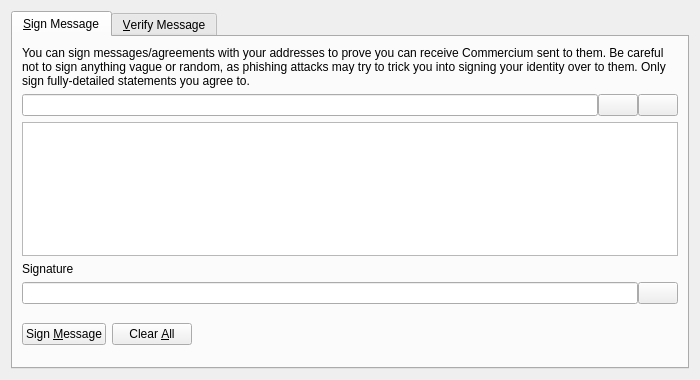
<?xml version="1.0" encoding="UTF-8"?>
<ui version="4.0">
 <class>SignVerifyMessageDialog</class>
 <widget class="QDialog" name="SignVerifyMessageDialog">
  <property name="geometry">
   <rect>
    <x>0</x>
    <y>0</y>
    <width>700</width>
    <height>380</height>
   </rect>
  </property>
  <property name="windowTitle">
   <string>Signatures - Sign / Verify a Message</string>
  </property>
  <property name="modal">
   <bool>true</bool>
  </property>
  <layout class="QVBoxLayout" name="verticalLayout">
   <item>
    <widget class="QTabWidget" name="tabWidget">
     <property name="currentIndex">
      <number>0</number>
     </property>
     <widget class="QWidget" name="tabSignMessage">
      <attribute name="title">
       <string>&amp;Sign Message</string>
      </attribute>
      <layout class="QVBoxLayout" name="verticalLayout_SM">
       <item>
        <widget class="QLabel" name="infoLabel_SM">
         <property name="text">
          <string>You can sign messages/agreements with your addresses to prove you can receive Commercium sent to them. Be careful not to sign anything vague or random, as phishing attacks may try to trick you into signing your identity over to them. Only sign fully-detailed statements you agree to.</string>
         </property>
         <property name="textFormat">
          <enum>Qt::PlainText</enum>
         </property>
         <property name="wordWrap">
          <bool>true</bool>
         </property>
        </widget>
       </item>
       <item>
        <layout class="QHBoxLayout" name="horizontalLayout_1_SM">
         <property name="spacing">
          <number>0</number>
         </property>
         <item>
          <widget class="QValidatedLineEdit" name="addressIn_SM">
           <property name="toolTip">
            <string>The Commercium address to sign the message with</string>
           </property>
          </widget>
         </item>
         <item>
          <widget class="QPushButton" name="addressBookButton_SM">
           <property name="toolTip">
            <string>Choose previously used address</string>
           </property>
           <property name="text">
            <string/>
           </property>
           <property name="shortcut">
            <string>Alt+A</string>
           </property>
           <property name="autoDefault">
            <bool>false</bool>
           </property>
          </widget>
         </item>
         <item>
          <widget class="QPushButton" name="pasteButton_SM">
           <property name="toolTip">
            <string>Paste address from clipboard</string>
           </property>
           <property name="text">
            <string/>
           </property>
           <property name="shortcut">
            <string>Alt+P</string>
           </property>
           <property name="autoDefault">
            <bool>false</bool>
           </property>
          </widget>
         </item>
        </layout>
       </item>
       <item>
        <widget class="QPlainTextEdit" name="messageIn_SM">
         <property name="toolTip">
          <string>Enter the message you want to sign here</string>
         </property>
        </widget>
       </item>
       <item>
        <widget class="QLabel" name="signatureLabel_SM">
         <property name="text">
          <string>Signature</string>
         </property>
         <property name="textFormat">
          <enum>Qt::PlainText</enum>
         </property>
        </widget>
       </item>
       <item>
        <layout class="QHBoxLayout" name="horizontalLayout_2_SM">
         <property name="spacing">
          <number>0</number>
         </property>
         <item>
          <widget class="QLineEdit" name="signatureOut_SM">
           <property name="font">
            <font>
             <italic>true</italic>
            </font>
           </property>
           <property name="readOnly">
            <bool>true</bool>
           </property>
          </widget>
         </item>
         <item>
          <widget class="QPushButton" name="copySignatureButton_SM">
           <property name="toolTip">
            <string>Copy the current signature to the system clipboard</string>
           </property>
           <property name="text">
            <string/>
           </property>
           <property name="autoDefault">
            <bool>false</bool>
           </property>
          </widget>
         </item>
        </layout>
       </item>
       <item>
        <layout class="QHBoxLayout" name="horizontalLayout_3_SM">
         <item>
          <widget class="QPushButton" name="signMessageButton_SM">
           <property name="toolTip">
            <string>Sign the message to prove you own this Commercium address</string>
           </property>
           <property name="text">
            <string>Sign &amp;Message</string>
           </property>
           <property name="autoDefault">
            <bool>false</bool>
           </property>
          </widget>
         </item>
         <item>
          <widget class="QPushButton" name="clearButton_SM">
           <property name="toolTip">
            <string>Reset all sign message fields</string>
           </property>
           <property name="text">
            <string>Clear &amp;All</string>
           </property>
           <property name="autoDefault">
            <bool>false</bool>
           </property>
          </widget>
         </item>
         <item>
          <spacer name="horizontalSpacer_1_SM">
           <property name="orientation">
            <enum>Qt::Horizontal</enum>
           </property>
           <property name="sizeHint" stdset="0">
            <size>
             <width>40</width>
             <height>48</height>
            </size>
           </property>
          </spacer>
         </item>
         <item>
          <widget class="QLabel" name="statusLabel_SM">
           <property name="font">
            <font>
             <weight>75</weight>
             <bold>true</bold>
            </font>
           </property>
           <property name="text">
            <string/>
           </property>
           <property name="wordWrap">
            <bool>true</bool>
           </property>
          </widget>
         </item>
         <item>
          <spacer name="horizontalSpacer_2_SM">
           <property name="orientation">
            <enum>Qt::Horizontal</enum>
           </property>
           <property name="sizeHint" stdset="0">
            <size>
             <width>40</width>
             <height>48</height>
            </size>
           </property>
          </spacer>
         </item>
        </layout>
       </item>
      </layout>
     </widget>
     <widget class="QWidget" name="tabVerifyMessage">
      <attribute name="title">
       <string>&amp;Verify Message</string>
      </attribute>
      <layout class="QVBoxLayout" name="verticalLayout_VM">
       <item>
        <widget class="QLabel" name="infoLabel_VM">
         <property name="text">
          <string>Enter the receiver's address, message (ensure you copy line breaks, spaces, tabs, etc. exactly) and signature below to verify the message. Be careful not to read more into the signature than what is in the signed message itself, to avoid being tricked by a man-in-the-middle attack. Note that this only proves the signing party receives with the address, it cannot prove sendership of any transaction!</string>
         </property>
         <property name="textFormat">
          <enum>Qt::PlainText</enum>
         </property>
         <property name="alignment">
          <set>Qt::AlignLeading|Qt::AlignLeft|Qt::AlignTop</set>
         </property>
         <property name="wordWrap">
          <bool>true</bool>
         </property>
        </widget>
       </item>
       <item>
        <layout class="QHBoxLayout" name="horizontalLayout_1_VM">
         <property name="spacing">
          <number>0</number>
         </property>
         <item>
          <widget class="QValidatedLineEdit" name="addressIn_VM">
           <property name="toolTip">
            <string>The Commercium address the message was signed with</string>
           </property>
          </widget>
         </item>
         <item>
          <widget class="QPushButton" name="addressBookButton_VM">
           <property name="toolTip">
            <string>Choose previously used address</string>
           </property>
           <property name="text">
            <string/>
           </property>
           <property name="shortcut">
            <string>Alt+A</string>
           </property>
           <property name="autoDefault">
            <bool>false</bool>
           </property>
          </widget>
         </item>
        </layout>
       </item>
       <item>
        <widget class="QPlainTextEdit" name="messageIn_VM"/>
       </item>
       <item>
        <widget class="QValidatedLineEdit" name="signatureIn_VM"/>
       </item>
       <item>
        <layout class="QHBoxLayout" name="horizontalLayout_2_VM">
         <item>
          <widget class="QPushButton" name="verifyMessageButton_VM">
           <property name="toolTip">
            <string>Verify the message to ensure it was signed with the specified Commercium address</string>
           </property>
           <property name="text">
            <string>Verify &amp;Message</string>
           </property>
           <property name="autoDefault">
            <bool>false</bool>
           </property>
          </widget>
         </item>
         <item>
          <widget class="QPushButton" name="clearButton_VM">
           <property name="toolTip">
            <string>Reset all verify message fields</string>
           </property>
           <property name="text">
            <string>Clear &amp;All</string>
           </property>
           <property name="autoDefault">
            <bool>false</bool>
           </property>
          </widget>
         </item>
         <item>
          <spacer name="horizontalSpacer_1_VM">
           <property name="orientation">
            <enum>Qt::Horizontal</enum>
           </property>
           <property name="sizeHint" stdset="0">
            <size>
             <width>40</width>
             <height>48</height>
            </size>
           </property>
          </spacer>
         </item>
         <item>
          <widget class="QLabel" name="statusLabel_VM">
           <property name="font">
            <font>
             <weight>75</weight>
             <bold>true</bold>
            </font>
           </property>
           <property name="text">
            <string/>
           </property>
           <property name="wordWrap">
            <bool>true</bool>
           </property>
          </widget>
         </item>
         <item>
          <spacer name="horizontalSpacer_2_VM">
           <property name="orientation">
            <enum>Qt::Horizontal</enum>
           </property>
           <property name="sizeHint" stdset="0">
            <size>
             <width>40</width>
             <height>48</height>
            </size>
           </property>
          </spacer>
         </item>
        </layout>
       </item>
      </layout>
     </widget>
    </widget>
   </item>
  </layout>
 </widget>
 <customwidgets>
  <customwidget>
   <class>QValidatedLineEdit</class>
   <extends>QLineEdit</extends>
   <header>qvalidatedlineedit.h</header>
  </customwidget>
 </customwidgets>
 <resources>
  <include location="../commercium.qrc"/>
 </resources>
 <connections/>
</ui>
